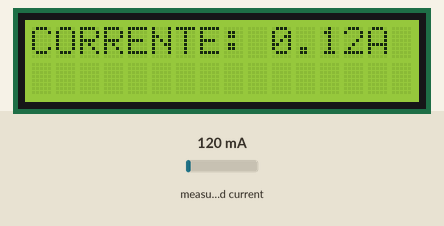
The sketch below on a simulated Arduino Uno, built with avr-gcc and run on an emulated ATmega328P. Shown: 16×2 character LCD. The inputs (shaded band) are chosen by the test bench; at power-on: measured current 120 mA. What the sketch prints to the serial monitor is not drawn.

Above: at 1.3 s.
1.4 s: measured current set to 40 mA
At 2.6 s:
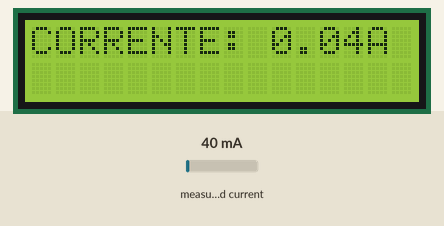
3.0 s: measured current set to 500 mA
At 4.3 s:
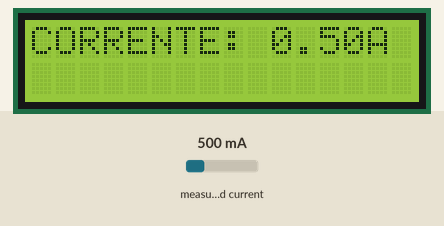
4.7 s: measured current set to 1000 mA
At 6.0 s:
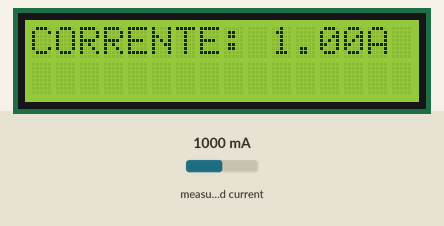
Timing chart, 0 to 7.7 s (numbered marks = the images above; inputs shaded):
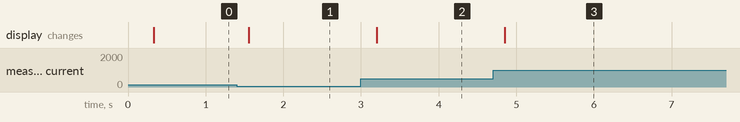

Measured:
- after the input at 1.4 s, the display: changes after 0.16 s (image 1)
- after the input at 3.0 s, the display: changes after 0.20 s (image 2)
- after the input at 4.7 s, the display: changes after 0.15 s (image 3)

The sketch:

Medidor_CORRENTE_serialmonitor.ino
```cpp
// (licence header left out)
#include <Wire.h>
#include <LiquidCrystal_I2C.h>
#include "EmonLib.h"                   // Include Emon Library
EnergyMonitor emon1;                   // Create an instance


LiquidCrystal_I2C lcd(0x27,16,2);  // set the LCD address to 0x27 for a 16 chars and 2 line display

void setup()
{
  Serial.begin(9600);

  emon1.current(1, 60);             // Current: input pin, calibration.

  lcd.init();                      // initialize the lcd
  lcd.init();
  // Print a message to the LCD.
  lcd.backlight();
}

void loop()
{
  double Irms = emon1.calcIrms(1480);  // Calculate Irms only

  //Serial.print(Irms*110.0);	       // Apparent power
  Serial.print("CORRENTE: ");
  Serial.print(Irms);		       // Irms
  Serial.println("A");

  //Imprimir no LCD                                                                                                                                                                                                                                                                                                                                                                                                                                                                                                                                                                                                                                                                                                                                zz

  lcd.clear();
  lcd.print("CORRENTE: ");
  lcd.print(Irms);           // Irms
  lcd.print("A");
  delay(10);

}
```
